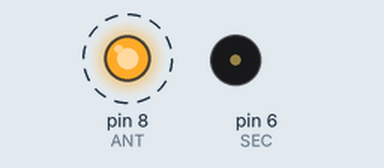
Bench run of a sketch on a simulated Arduino Uno, built with avr-gcc and run on an emulated ATmega328P. Parts: output pins drawn as LEDs (lit = HIGH), buzzer (waves = sounding). Dashed ring = blinking.

Above: at 6.15 s.
Timing chart, 0 to 9.0 s (numbered marks = the images above):
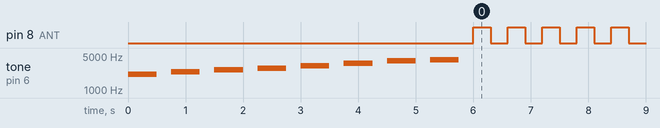

The sketch:

Test2.ino
```cpp
const int ANT = 8;
const int SEC = 6;
int note[] = {2093,2349,2637,2793,3136,3520,3951,4186}; //도레미파솔라시도

// tone(pin, frequency, duration)
// 핀 꽂은 숫자, 주파수, 지속시간
void setup() {
    pinMode(ANT, OUTPUT);
    pinMode(SEC, OUTPUT);
    int count = sizeof(note)/sizeof(int);
    for(int i = 0 ; i<count; i++)
    {
      tone(SEC,note[i],500);
      delay(750);
    }
}

void loop() {
  digitalWrite(ANT, HIGH);
  delay(300);
  digitalWrite(ANT, LOW);
  delay(300);
}
```

Measured:
- by itself, pin 8 (ANT): alternates HIGH for 0.30 s and LOW for 0.30 s
